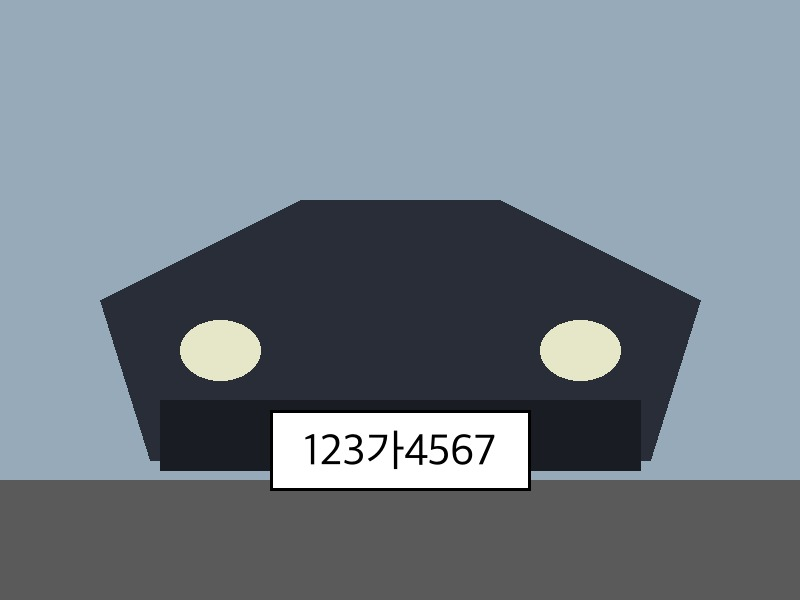
#> input picture src/alpr/samples/sample_01.jpg, 800 x 600 px
$ python -i preprocessor.py   (imports and definitions only)
#> lines starting #> are read from the running program, lines starting #| are printed output that depends on the picture; after the words box and inside, x2 and y2 are one past the last pixel; in counts of white or black regions, pixels touching at a corner belong together
#> further down, picture is the input picture: shape (600, 800, 3); mean B, G, R 137.7, 128, 117.3
"""번호판 이미지 전처리 모듈."""

import cv2
import numpy as np
from dataclasses import dataclass


@dataclass
class PreprocessResult:
    """전처리 단계별 결과 (시각화용)."""
    original: np.ndarray     # 원본 크롭
    resized: np.ndarray      # 리사이즈
    gray: np.ndarray         # 그레이스케일
    binary: np.ndarray       # 이진화
    denoised: np.ndarray     # 노이즈 제거 (최종)


def preprocess_plate(plate_img: np.ndarray, target_width: int = 520) -> PreprocessResult:
    """번호판 크롭 이미지를 OCR에 적합하도록 전처리한다.

    단계: 리사이즈 → 그레이스케일 → 적응형 이진화 → 노이즈 제거
    """
#> called with target_width = 520
    original = plate_img.copy()

    # 1. 리사이즈 (가로 기준, 비율 유지)
    h, w = plate_img.shape[:2]
#> h = 600; w = 800
    if w > 0:
        scale = target_width / w
#> scale = 0.65
        target_height = int(h * scale)
#> target_height = 390
        resized = cv2.resize(plate_img, (target_width, target_height), interpolation=cv2.INTER_CUBIC)
    else:
        resized = plate_img.copy()

    # 2. 그레이스케일
    if len(resized.shape) == 3:
        gray = cv2.cvtColor(resized, cv2.COLOR_BGR2GRAY)
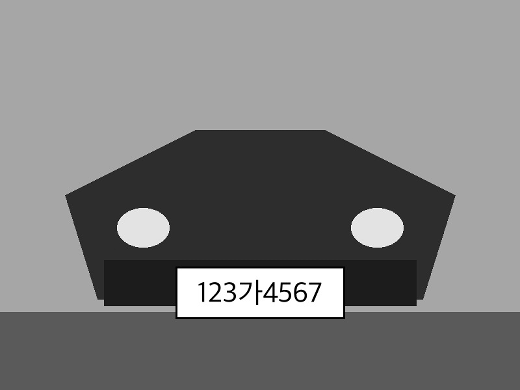
#> gray: shape (390, 520); min 0, max 255, mean 125.9
    else:
        gray = resized.copy()

    # 3. CLAHE (적응형 히스토그램 균등화) — 조명 편차 보정
    clahe = cv2.createCLAHE(clipLimit=2.0, tileGridSize=(8, 8))
    enhanced = clahe.apply(gray)

    # 4. 적응형 이진화
    binary = cv2.adaptiveThreshold(
        enhanced, 255,
        cv2.ADAPTIVE_THRESH_GAUSSIAN_C,
        cv2.THRESH_BINARY,
        blockSize=15,
        C=4,
    )
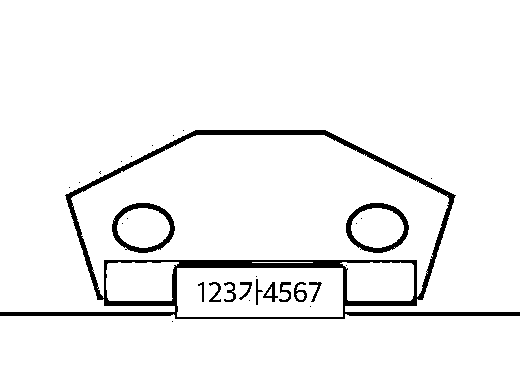
#> binary: shape (390, 520); 95% white; 30 black regions (18 under 20 px), largest, box (x1, y1, x2, y2) and area: (0, 130, 520, 319) 7729, (112, 203, 175, 253) 816, (346, 203, 409, 253) 812

    # 5. 노이즈 제거 (모폴로지 연산)
    kernel = cv2.getStructuringElement(cv2.MORPH_RECT, (2, 2))
    denoised = cv2.morphologyEx(binary, cv2.MORPH_CLOSE, kernel)
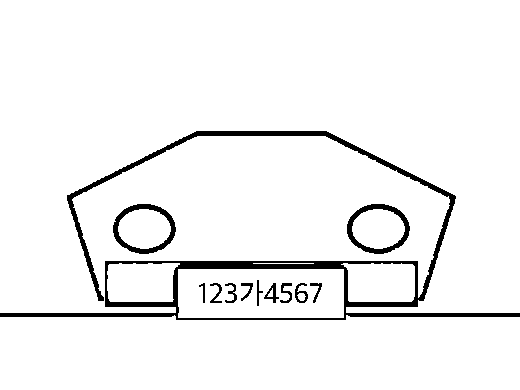
#> denoised: shape (390, 520); 95% white; 12 black regions, largest, box (x1, y1, x2, y2) and area: (0, 131, 520, 320) 7688, (113, 204, 176, 254) 810, (347, 204, 410, 254) 807
    denoised = cv2.medianBlur(denoised, 3)
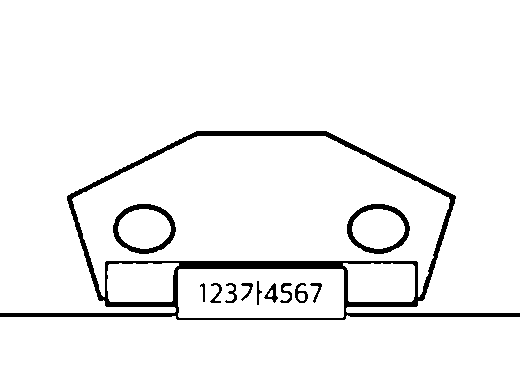
#> denoised: shape (390, 520); 95% white; 12 black regions, largest, box (x1, y1, x2, y2) and area: (0, 131, 520, 320) 7770, (113, 204, 176, 254) 812, (347, 204, 410, 254) 809

    return PreprocessResult(
        original=original,
        resized=resized,
        gray=gray,
        binary=binary,
        denoised=denoised,
    )

>>> import cv2
>>> picture = cv2.imread('samples/sample_01.jpg')
>>> result = preprocess_plate(picture)
